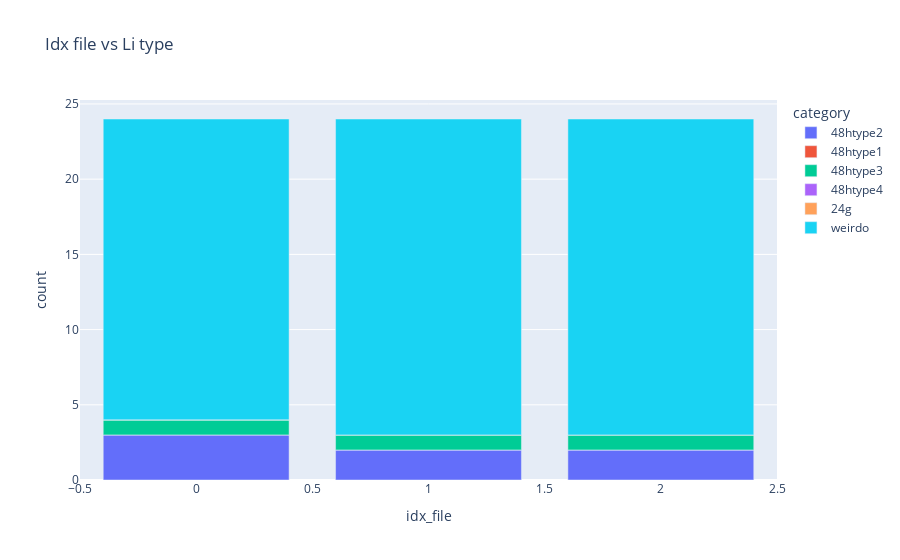

The code cell stored with this chart in its notebook:
### Code cell
get_amount_type(file_loc_important_cols, litype, el = "Li")
df = plot_amount_type(file_loc_important_cols, litype, el, style, category_labels)

### Figure 1 — Plotly figure (JSON) as saved in the notebook; plotly's stock layout.template omitted (floating-point values rounded to 4 significant figures)
{"data": [{"alignmentgroup": "True", "hovertemplate": "category=48htype2<br>idx_file=%{x}<br>count=%{y}<extra></extra>", "legendgroup": "48htype2", "marker": {"color": "#636efa", "pattern": {"shape": ""}}, "name": "48htype2", "offsetgroup": "48htype2", "orientation": "v", "showlegend": true, "textposition": "auto", "type": "bar", "x": [0, 1, 2], "xaxis": "x", "y": [3, 2, 2], "yaxis": "y"}, {"alignmentgroup": "True", "hovertemplate": "category=48htype1<br>idx_file=%{x}<br>count=%{y}<extra></extra>", "legendgroup": "48htype1", "marker": {"color": "#EF553B", "pattern": {"shape": ""}}, "name": "48htype1", "offsetgroup": "48htype1", "orientation": "v", "showlegend": true, "textposition": "auto", "type": "bar", "x": [0, 1, 2], "xaxis": "x", "y": [0, 0, 0], "yaxis": "y"}, {"alignmentgroup": "True", "hovertemplate": "category=48htype3<br>idx_file=%{x}<br>count=%{y}<extra></extra>", "legendgroup": "48htype3", "marker": {"color": "#00cc96", "pattern": {"shape": ""}}, "name": "48htype3", "offsetgroup": "48htype3", "orientation": "v", "showlegend": true, "textposition": "auto", "type": "bar", "x": [0, 1, 2], "xaxis": "x", "y": [1, 1, 1], "yaxis": "y"}, {"alignmentgroup": "True", "hovertemplate": "category=48htype4<br>idx_file=%{x}<br>count=%{y}<extra></extra>", "legendgroup": "48htype4", "marker": {"color": "#ab63fa", "pattern": {"shape": ""}}, "name": "48htype4", "offsetgroup": "48htype4", "orientation": "v", "showlegend": true, "textposition": "auto", "type": "bar", "x": [0, 1, 2], "xaxis": "x", "y": [0, 0, 0], "yaxis": "y"}, {"alignmentgroup": "True", "hovertemplate": "category=24g<br>idx_file=%{x}<br>count=%{y}<extra></extra>", "legendgroup": "24g", "marker": {"color": "#FFA15A", "pattern": {"shape": ""}}, "name": "24g", "offsetgroup": "24g", "orientation": "v", "showlegend": true, "textposition": "auto", "type": "bar", "x": [0, 1, 2], "xaxis": "x", "y": [0, 0, 0], "yaxis": "y"}, {"alignmentgroup": "True", "hovertemplate": "category=weirdo<br>idx_file=%{x}<br>count=%{y}<extra></extra>", "legendgroup": "weirdo", "marker": {"color": "#19d3f3", "pattern": {"shape": ""}}, "name": "weirdo", "offsetgroup": "weirdo", "orientation": "v", "showlegend": true, "textposition": "auto", "type": "bar", "x": [0, 1, 2], "xaxis": "x", "y": [20, 21, 21], "yaxis": "y"}], "layout": {"barmode": "relative", "legend": {"title": {"text": "category"}, "tracegroupgap": 0}, "title": {"text": "Idx file vs Li type"}, "xaxis": {"anchor": "y", "domain": [0, 1], "title": {"text": "idx_file"}}, "yaxis": {"anchor": "x", "domain": [0, 1], "title": {"text": "count"}}}}
